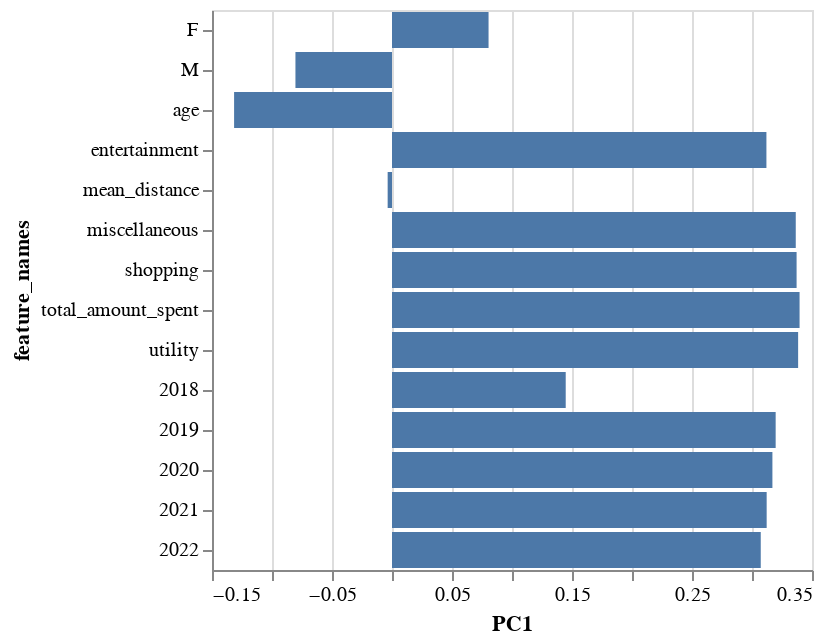

The cell this chart's notebook holds for it:
### Code cell
# Display a horizontal bar chart with the loadings of PC1 against the original features
alt.Chart(loadings_df).mark_bar().encode(
    x='PC1:Q',
    y="feature_names:N"
)

### Figure 1 — Vega-Lite specification as saved in the notebook (floating-point values rounded to 4 significant figures)
{"config": {"view": {"continuousWidth": 300, "continuousHeight": 300}}, "data": {"name": "data-bc56d39ceac0f3fa3db08c0e959808c8"}, "mark": {"type": "bar"}, "encoding": {"x": {"field": "PC1", "type": "quantitative"}, "y": {"field": "feature_names", "type": "nominal"}}, "$schema": "https://vega.github.io/schema/vega-lite/v5.8.0.json", "datasets": {"data-bc56d39ceac0f3fa3db08c0e959808c8": [{"feature_names": "age", "PC1": -0.1316, "PC2": -0.2311, "PC3": 0.2572, "PC4": 0.6612, "PC5": -0.548, "PC6": -0.3221, "PC7": -0.1254, "PC8": 0.04287, "PC9": -0.04888, "PC10": 0.01797, "PC11": 0.03578, "PC12": 0.02096, "PC13": -0.0007127, "PC14": -8.272e-17}, {"feature_names": "total_amount_spent", "PC1": 0.3396, "PC2": 0.04822, "PC3": -0.01865, "PC4": -0.03041, "PC5": -0.06861, "PC6": -0.1714, "PC7": -0.00136, "PC8": -0.2446, "PC9": 0.003349, "PC10": 0.1, "PC11": -0.1509, "PC12": 0.06739, "PC13": -0.8659, "PC14": 4.87e-18}, {"feature_names": "mean_distance", "PC1": -0.003621, "PC2": -0.0009117, "PC3": 0.9477, "PC4": -0.2987, "PC5": 0.1014, "PC6": -0.02687, "PC7": -0.008857, "PC8": -0.03469, "PC9": -0.01058, "PC10": 0.008848, "PC11": -0.006226, "PC12": -0.003052, "PC13": -0.002468, "PC14": 1.157e-16}, {"feature_names": "entertainment", "PC1": 0.312, "PC2": 0.1308, "PC3": 0.02353, "PC4": 0.0006692, "PC5": -0.1678, "PC6": -0.2043, "PC7": 0.7338, "PC8": -0.07697, "PC9": -0.01461, "PC10": -0.4244, "PC11": 0.2806, "PC12": -0.03229, "PC13": 0.103, "PC14": -3.463e-16}, {"feature_names": "miscellaneous", "PC1": 0.3365, "PC2": 0.005368, "PC3": -0.03209, "PC4": -0.06085, "PC5": -0.003129, "PC6": -0.1154, "PC7": -0.2731, "PC8": -0.2272, "PC9": -0.07752, "PC10": 0.3927, "PC11": 0.7068, "PC12": -0.2594, "PC13": 0.1245, "PC14": 4.331e-17}, {"feature_names": "shopping", "PC1": 0.3372, "PC2": 0.02855, "PC3": -0.01316, "PC4": -0.01086, "PC5": -0.07615, "PC6": -0.1876, "PC7": -0.07068, "PC8": -0.2595, "PC9": 0.1276, "PC10": 0.03592, "PC11": -0.5747, "PC12": -0.5719, "PC13": 0.3114, "PC14": 5.199e-16}, {"feature_names": "utility", "PC1": 0.3384, "PC2": 0.04615, "PC3": -0.02277, "PC4": -0.04452, "PC5": -0.04735, "PC6": -0.1506, "PC7": -0.09309, "PC8": -0.2686, "PC9": -0.08493, "PC10": 0.1481, "PC11": -0.1871, "PC12": 0.7644, "PC13": 0.3558, "PC14": -2.76e-16}, {"feature_names": 2018, "PC1": 0.1448, "PC2": -0.102, "PC3": 0.08726, "PC4": 0.5546, "PC5": 0.7885, "PC6": -0.1547, "PC7": 0.08795, "PC8": -0.005128, "PC9": 0.003341, "PC10": -0.004643, "PC11": -0.0006948, "PC12": 0.005684, "PC13": -0.0007594, "PC14": 1.732e-17}, {"feature_names": 2019, "PC1": 0.3197, "PC2": -0.06608, "PC3": 0.04342, "PC4": 0.1057, "PC5": -0.02581, "PC6": 0.3903, "PC7": -0.4153, "PC8": -0.07244, "PC9": -0.388, "PC10": -0.6294, "PC11": 0.03776, "PC12": -0.03332, "PC13": -0.02037, "PC14": -1.197e-16}, {"feature_names": 2020, "PC1": 0.317, "PC2": 0.002149, "PC3": 0.09341, "PC4": 0.1742, "PC5": -0.1066, "PC6": 0.4147, "PC7": -0.05482, "PC8": 0.1283, "PC9": 0.8001, "PC10": -0.01375, "PC11": 0.08709, "PC12": 0.09859, "PC13": 0.0005407, "PC14": -5.263e-17}, {"feature_names": 2021, "PC1": 0.3122, "PC2": 0.03955, "PC3": 0.08387, "PC4": 0.1632, "PC5": -0.1169, "PC6": 0.4421, "PC7": 0.311, "PC8": 0.3691, "PC9": -0.4196, "PC10": 0.4714, "PC11": -0.1523, "PC12": -0.06051, "PC13": 0.008821, "PC14": 5.753e-17}, {"feature_names": 2022, "PC1": 0.3073, "PC2": 0.05358, "PC3": -0.04774, "PC4": -0.1897, "PC5": 0.03015, "PC6": -0.4576, "PC7": -0.2396, "PC8": 0.7629, "PC9": 0.02364, "PC10": -0.1157, "PC11": -0.01061, "PC12": 0.02378, "PC13": -0.005326, "PC14": -3.662e-17}, {"feature_names": "F", "PC1": 0.08046, "PC2": -0.6727, "PC3": -0.05242, "PC4": -0.1661, "PC5": 0.01116, "PC6": 0.007724, "PC7": 0.1003, "PC8": 0.006168, "PC9": 0.01528, "PC10": 0.007144, "PC11": -0.006639, "PC12": 0.009263, "PC13": -0.0004913, "PC14": -0.7071}, {"feature_names": "M", "PC1": -0.08046, "PC2": 0.6727, "PC3": 0.05242, "PC4": 0.1661, "PC5": -0.01116, "PC6": -0.007724, "PC7": -0.1003, "PC8": -0.006168, "PC9": -0.01528, "PC10": -0.007144, "PC11": 0.006639, "PC12": -0.009263, "PC13": 0.0004913, "PC14": -0.7071}]}}
